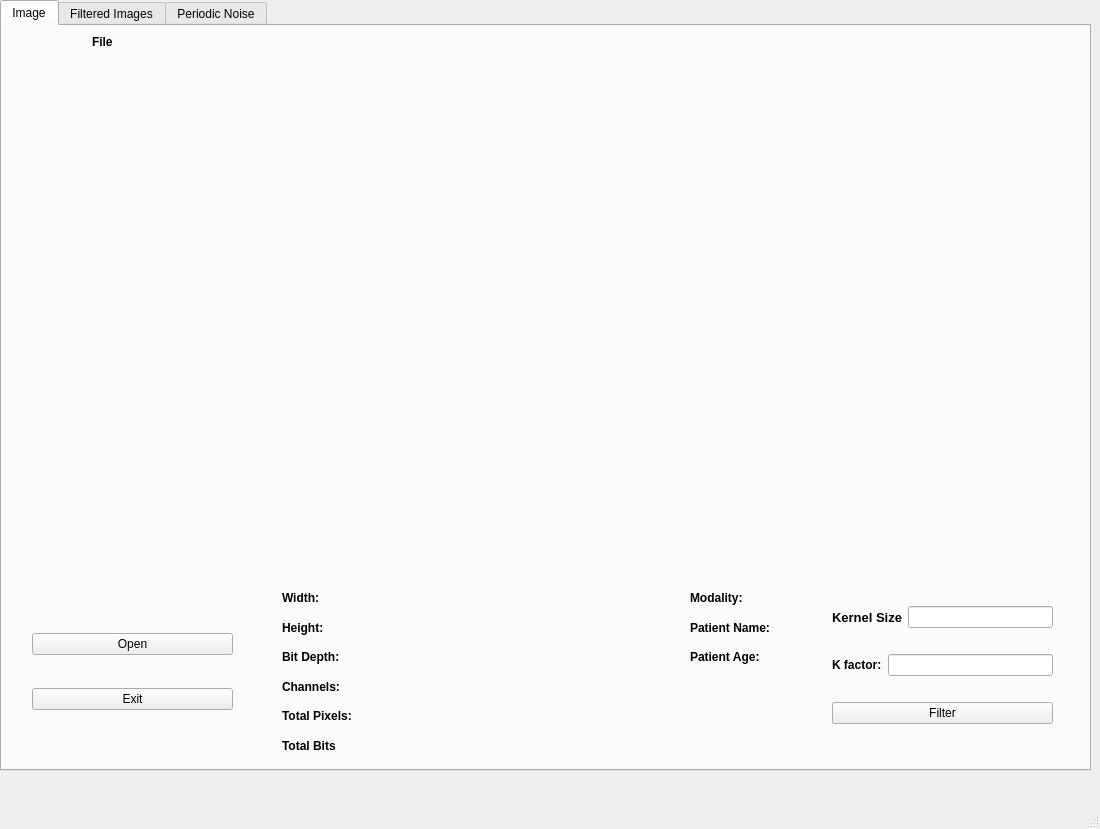
<?xml version="1.0" encoding="UTF-8"?>
<ui version="4.0">
 <class>MainWindow</class>
 <widget class="QMainWindow" name="MainWindow">
  <property name="geometry">
   <rect>
    <x>0</x>
    <y>0</y>
    <width>1100</width>
    <height>829</height>
   </rect>
  </property>
  <property name="windowTitle">
   <string>MainWindow</string>
  </property>
  <widget class="QWidget" name="centralwidget">
   <widget class="QTabWidget" name="tabWidget">
    <property name="geometry">
     <rect>
      <x>0</x>
      <y>0</y>
      <width>1091</width>
      <height>771</height>
     </rect>
    </property>
    <property name="currentIndex">
     <number>0</number>
    </property>
    <widget class="QWidget" name="tab_1">
     <attribute name="title">
      <string>Image</string>
     </attribute>
     <widget class="QWidget" name="horizontalLayoutWidget">
      <property name="geometry">
       <rect>
        <x>90</x>
        <y>0</y>
        <width>921</width>
        <height>31</height>
       </rect>
      </property>
      <layout class="QHBoxLayout" name="horizontalLayout">
       <item>
        <widget class="QLabel" name="File_label">
         <property name="font">
          <font>
           <weight>75</weight>
           <bold>true</bold>
          </font>
         </property>
         <property name="text">
          <string>File</string>
         </property>
        </widget>
       </item>
       <item>
        <widget class="QLabel" name="filename_label">
         <property name="text">
          <string/>
         </property>
        </widget>
       </item>
       <item>
        <spacer name="horizontalSpacer_2">
         <property name="orientation">
          <enum>Qt::Horizontal</enum>
         </property>
         <property name="sizeHint" stdset="0">
          <size>
           <width>40</width>
           <height>20</height>
          </size>
         </property>
        </spacer>
       </item>
      </layout>
     </widget>
     <widget class="QWidget" name="verticalLayoutWidget">
      <property name="geometry">
       <rect>
        <x>80</x>
        <y>40</y>
        <width>961</width>
        <height>501</height>
       </rect>
      </property>
      <layout class="QVBoxLayout" name="imageLayout">
       <item>
        <spacer name="verticalSpacer">
         <property name="orientation">
          <enum>Qt::Vertical</enum>
         </property>
         <property name="sizeType">
          <enum>QSizePolicy::Expanding</enum>
         </property>
         <property name="sizeHint" stdset="0">
          <size>
           <width>20</width>
           <height>40</height>
          </size>
         </property>
        </spacer>
       </item>
      </layout>
     </widget>
     <widget class="QWidget" name="gridLayoutWidget">
      <property name="geometry">
       <rect>
        <x>280</x>
        <y>560</y>
        <width>501</width>
        <height>171</height>
       </rect>
      </property>
      <layout class="QGridLayout" name="gridLayout">
       <item row="2" column="0">
        <widget class="QLabel" name="height">
         <property name="font">
          <font>
           <weight>75</weight>
           <bold>true</bold>
          </font>
         </property>
         <property name="text">
          <string>Height:</string>
         </property>
        </widget>
       </item>
       <item row="5" column="2">
        <widget class="QLabel" name="channels_status">
         <property name="text">
          <string/>
         </property>
        </widget>
       </item>
       <item row="6" column="2">
        <widget class="QLabel" name="pixels_status">
         <property name="text">
          <string/>
         </property>
        </widget>
       </item>
       <item row="3" column="4">
        <widget class="QLabel" name="patient_age">
         <property name="enabled">
          <bool>true</bool>
         </property>
         <property name="font">
          <font>
           <weight>75</weight>
           <bold>true</bold>
          </font>
         </property>
         <property name="text">
          <string>Patient Age:</string>
         </property>
        </widget>
       </item>
       <item row="1" column="5">
        <widget class="QLabel" name="modality_status">
         <property name="text">
          <string/>
         </property>
        </widget>
       </item>
       <item row="2" column="4">
        <layout class="QGridLayout" name="gridLayout_2">
         <item row="2" column="0">
          <widget class="QLabel" name="patient_name">
           <property name="enabled">
            <bool>true</bool>
           </property>
           <property name="font">
            <font>
             <weight>75</weight>
             <bold>true</bold>
            </font>
           </property>
           <property name="text">
            <string>Patient Name:</string>
           </property>
          </widget>
         </item>
        </layout>
       </item>
       <item row="1" column="4">
        <widget class="QLabel" name="modality">
         <property name="enabled">
          <bool>true</bool>
         </property>
         <property name="font">
          <font>
           <weight>75</weight>
           <bold>true</bold>
          </font>
         </property>
         <property name="text">
          <string>Modality:</string>
         </property>
        </widget>
       </item>
       <item row="2" column="5">
        <widget class="QLabel" name="name_status">
         <property name="text">
          <string/>
         </property>
        </widget>
       </item>
       <item row="1" column="3">
        <spacer name="horizontalSpacer">
         <property name="orientation">
          <enum>Qt::Horizontal</enum>
         </property>
         <property name="sizeHint" stdset="0">
          <size>
           <width>40</width>
           <height>20</height>
          </size>
         </property>
        </spacer>
       </item>
       <item row="2" column="2">
        <widget class="QLabel" name="height_status">
         <property name="text">
          <string/>
         </property>
        </widget>
       </item>
       <item row="5" column="0">
        <widget class="QLabel" name="channels">
         <property name="font">
          <font>
           <weight>75</weight>
           <bold>true</bold>
          </font>
         </property>
         <property name="text">
          <string>Channels:</string>
         </property>
        </widget>
       </item>
       <item row="1" column="0">
        <widget class="QLabel" name="width">
         <property name="font">
          <font>
           <weight>75</weight>
           <bold>true</bold>
          </font>
         </property>
         <property name="text">
          <string>Width:</string>
         </property>
        </widget>
       </item>
       <item row="1" column="2">
        <widget class="QLabel" name="width_status">
         <property name="text">
          <string/>
         </property>
        </widget>
       </item>
       <item row="3" column="0">
        <widget class="QLabel" name="Bit_Depth">
         <property name="font">
          <font>
           <weight>75</weight>
           <bold>true</bold>
          </font>
         </property>
         <property name="text">
          <string>Bit Depth:</string>
         </property>
        </widget>
       </item>
       <item row="6" column="0">
        <widget class="QLabel" name="pixels">
         <property name="font">
          <font>
           <weight>75</weight>
           <bold>true</bold>
          </font>
         </property>
         <property name="text">
          <string>Total Pixels:</string>
         </property>
        </widget>
       </item>
       <item row="3" column="2">
        <widget class="QLabel" name="bit_depth_status">
         <property name="text">
          <string/>
         </property>
        </widget>
       </item>
       <item row="3" column="5">
        <widget class="QLabel" name="age_status">
         <property name="text">
          <string/>
         </property>
        </widget>
       </item>
       <item row="7" column="0">
        <widget class="QLabel" name="totla_bits">
         <property name="font">
          <font>
           <weight>75</weight>
           <bold>true</bold>
          </font>
         </property>
         <property name="text">
          <string>Total Bits</string>
         </property>
        </widget>
       </item>
       <item row="7" column="2">
        <widget class="QLabel" name="bits_status">
         <property name="text">
          <string/>
         </property>
        </widget>
       </item>
       <item row="5" column="4">
        <widget class="QLabel" name="spare2">
         <property name="text">
          <string/>
         </property>
        </widget>
       </item>
       <item row="5" column="5">
        <widget class="QLabel" name="spare2_status">
         <property name="text">
          <string/>
         </property>
        </widget>
       </item>
      </layout>
     </widget>
     <widget class="QWidget" name="verticalLayoutWidget_5">
      <property name="geometry">
       <rect>
        <x>830</x>
        <y>560</y>
        <width>221</width>
        <height>161</height>
       </rect>
      </property>
      <layout class="QVBoxLayout" name="kernelLayout">
       <item>
        <layout class="QHBoxLayout" name="horizontalLayout_3">
         <item>
          <widget class="QLabel" name="kernelLabel">
           <property name="font">
            <font>
             <pointsize>10</pointsize>
             <weight>75</weight>
             <bold>true</bold>
            </font>
           </property>
           <property name="text">
            <string>Kernel Size</string>
           </property>
           <property name="alignment">
            <set>Qt::AlignCenter</set>
           </property>
          </widget>
         </item>
         <item>
          <widget class="QLineEdit" name="kernellineEdit"/>
         </item>
        </layout>
       </item>
       <item>
        <layout class="QHBoxLayout" name="horizontalLayout_2">
         <item>
          <widget class="QLabel" name="label">
           <property name="font">
            <font>
             <weight>75</weight>
             <bold>true</bold>
            </font>
           </property>
           <property name="text">
            <string>K factor:</string>
           </property>
          </widget>
         </item>
         <item>
          <widget class="QLineEdit" name="factorLineEdit"/>
         </item>
        </layout>
       </item>
       <item>
        <widget class="QPushButton" name="pushButton">
         <property name="text">
          <string>Filter</string>
         </property>
        </widget>
       </item>
      </layout>
     </widget>
     <widget class="QWidget" name="verticalLayoutWidget_4">
      <property name="geometry">
       <rect>
        <x>30</x>
        <y>580</y>
        <width>201</width>
        <height>131</height>
       </rect>
      </property>
      <layout class="QVBoxLayout" name="verticalLayout">
       <item>
        <widget class="QPushButton" name="open_button">
         <property name="text">
          <string>Open</string>
         </property>
        </widget>
       </item>
       <item>
        <widget class="QPushButton" name="exit_button">
         <property name="text">
          <string>Exit</string>
         </property>
        </widget>
       </item>
      </layout>
     </widget>
    </widget>
    <widget class="QWidget" name="tab_2">
     <attribute name="title">
      <string>Filtered Images</string>
     </attribute>
     <widget class="QWidget" name="gridLayoutWidget_2">
      <property name="geometry">
       <rect>
        <x>610</x>
        <y>170</y>
        <width>471</width>
        <height>381</height>
       </rect>
      </property>
      <layout class="QGridLayout" name="gridLayout_4">
       <item row="1" column="1">
        <layout class="QVBoxLayout" name="spatialFourierLayout">
         <item>
          <spacer name="verticalSpacer_4">
           <property name="orientation">
            <enum>Qt::Vertical</enum>
           </property>
           <property name="sizeType">
            <enum>QSizePolicy::Expanding</enum>
           </property>
           <property name="sizeHint" stdset="0">
            <size>
             <width>20</width>
             <height>40</height>
            </size>
           </property>
          </spacer>
         </item>
        </layout>
       </item>
       <item row="0" column="1">
        <widget class="QLabel" name="label_3">
         <property name="font">
          <font>
           <weight>75</weight>
           <bold>true</bold>
          </font>
         </property>
         <property name="text">
          <string>Spatially filtered image - Fourier filtered image</string>
         </property>
         <property name="alignment">
          <set>Qt::AlignCenter</set>
         </property>
        </widget>
       </item>
      </layout>
     </widget>
     <widget class="QWidget" name="verticalLayoutWidget_3">
      <property name="geometry">
       <rect>
        <x>13</x>
        <y>20</y>
        <width>581</width>
        <height>721</height>
       </rect>
      </property>
      <layout class="QVBoxLayout" name="verticalLayout_3">
       <item>
        <widget class="QLabel" name="label_2">
         <property name="font">
          <font>
           <weight>75</weight>
           <bold>true</bold>
          </font>
         </property>
         <property name="text">
          <string>Fourier Domain Filtered Image</string>
         </property>
         <property name="alignment">
          <set>Qt::AlignCenter</set>
         </property>
        </widget>
       </item>
       <item>
        <layout class="QVBoxLayout" name="fourierFilterLayout">
         <item>
          <spacer name="verticalSpacer_2">
           <property name="orientation">
            <enum>Qt::Vertical</enum>
           </property>
           <property name="sizeType">
            <enum>QSizePolicy::Expanding</enum>
           </property>
           <property name="sizeHint" stdset="0">
            <size>
             <width>20</width>
             <height>40</height>
            </size>
           </property>
          </spacer>
         </item>
        </layout>
       </item>
       <item>
        <widget class="QLabel" name="label_4">
         <property name="font">
          <font>
           <weight>75</weight>
           <bold>true</bold>
          </font>
         </property>
         <property name="text">
          <string>Spaitally Filtered Image</string>
         </property>
         <property name="alignment">
          <set>Qt::AlignCenter</set>
         </property>
        </widget>
       </item>
       <item>
        <layout class="QVBoxLayout" name="spaitalLayout">
         <item>
          <spacer name="verticalSpacer_3">
           <property name="orientation">
            <enum>Qt::Vertical</enum>
           </property>
           <property name="sizeHint" stdset="0">
            <size>
             <width>20</width>
             <height>40</height>
            </size>
           </property>
          </spacer>
         </item>
        </layout>
       </item>
      </layout>
     </widget>
    </widget>
    <widget class="QWidget" name="tab">
     <attribute name="title">
      <string>Periodic Noise</string>
     </attribute>
     <widget class="QWidget" name="gridLayoutWidget_3">
      <property name="geometry">
       <rect>
        <x>10</x>
        <y>100</y>
        <width>1051</width>
        <height>531</height>
       </rect>
      </property>
      <layout class="QGridLayout" name="gridLayout_3">
       <item row="1" column="0">
        <layout class="QVBoxLayout" name="beforeLayout">
         <item>
          <spacer name="verticalSpacer_5">
           <property name="orientation">
            <enum>Qt::Vertical</enum>
           </property>
           <property name="sizeHint" stdset="0">
            <size>
             <width>20</width>
             <height>40</height>
            </size>
           </property>
          </spacer>
         </item>
        </layout>
       </item>
       <item row="1" column="1">
        <layout class="QVBoxLayout" name="verticalLayout_4">
         <item>
          <spacer name="verticalSpacer_6">
           <property name="orientation">
            <enum>Qt::Vertical</enum>
           </property>
           <property name="sizeHint" stdset="0">
            <size>
             <width>20</width>
             <height>40</height>
            </size>
           </property>
          </spacer>
         </item>
        </layout>
       </item>
       <item row="0" column="0">
        <widget class="QLabel" name="label_5">
         <property name="font">
          <font>
           <weight>75</weight>
           <bold>true</bold>
          </font>
         </property>
         <property name="text">
          <string>Before</string>
         </property>
         <property name="alignment">
          <set>Qt::AlignCenter</set>
         </property>
        </widget>
       </item>
       <item row="0" column="1">
        <widget class="QLabel" name="label_6">
         <property name="font">
          <font>
           <weight>75</weight>
           <bold>true</bold>
          </font>
         </property>
         <property name="text">
          <string>After</string>
         </property>
         <property name="alignment">
          <set>Qt::AlignCenter</set>
         </property>
        </widget>
       </item>
      </layout>
     </widget>
     <widget class="QPushButton" name="pushButton_2">
      <property name="geometry">
       <rect>
        <x>390</x>
        <y>30</y>
        <width>281</width>
        <height>41</height>
       </rect>
      </property>
      <property name="text">
       <string>Remove Noise</string>
      </property>
     </widget>
    </widget>
   </widget>
  </widget>
  <widget class="QMenuBar" name="menubar">
   <property name="geometry">
    <rect>
     <x>0</x>
     <y>0</y>
     <width>1100</width>
     <height>21</height>
    </rect>
   </property>
  </widget>
  <widget class="QStatusBar" name="statusbar"/>
 </widget>
 <resources/>
 <connections/>
</ui>
